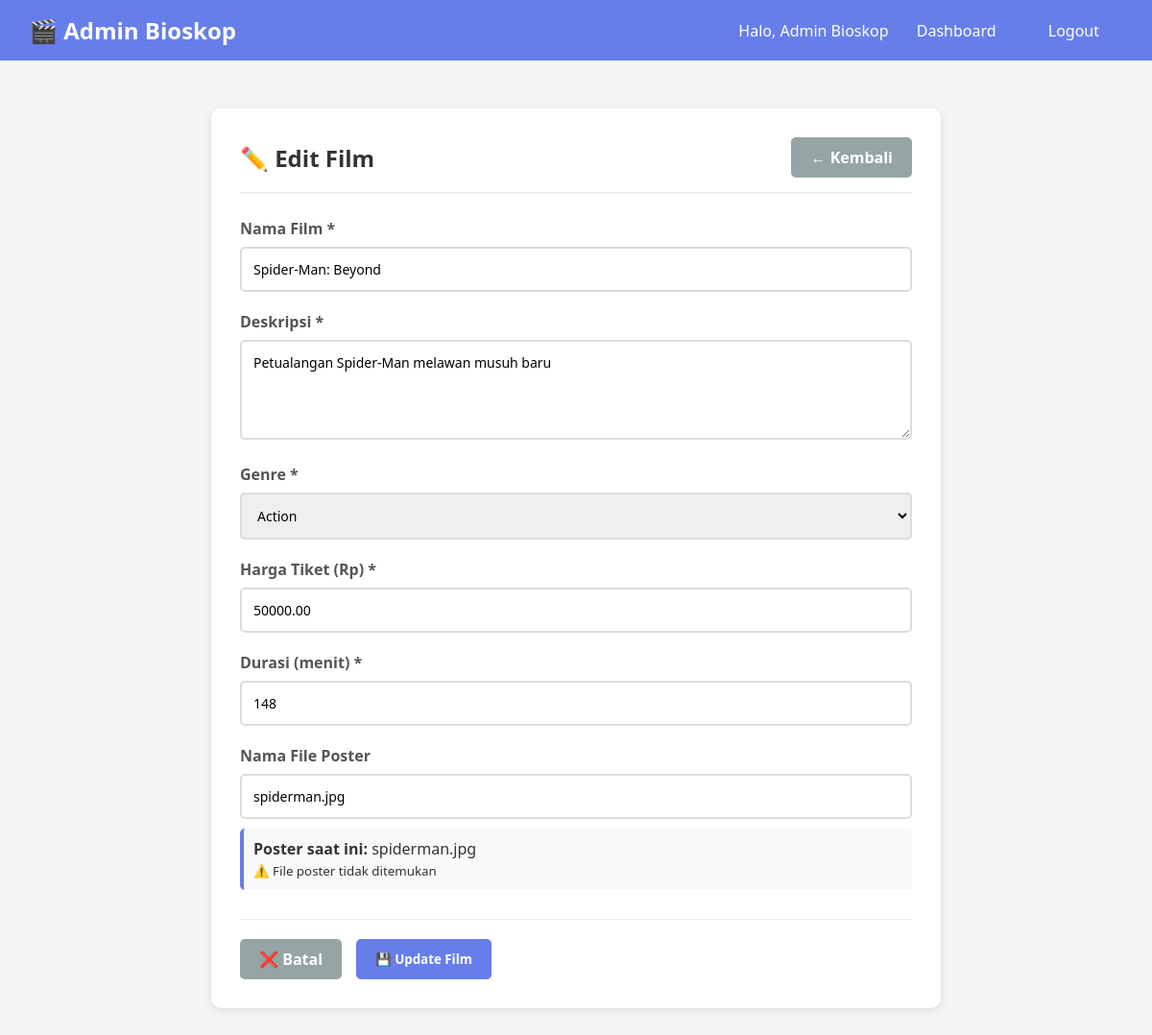
The app's page /admin1/edit_film.php?id=1 (signed in) with its own data.
### tables this page shows
CREATE TABLE film (
    id_film INT PRIMARY KEY AUTO_INCREMENT,
    poster VARCHAR(255),
    nama VARCHAR(100) NOT NULL,
    deskripsi TEXT,
    genre VARCHAR(50),
    jadwal_tayang VARCHAR(50),
    harga DECIMAL(10,2),
    durasi INT
);

### admin1/edit_film.php (the view, shortened to what this page needs)
<?php
require_once '../config.php';
$id = $_GET['id'];
$stmt = $pdo->prepare("SELECT * FROM film WHERE id_film = ?");
$stmt->execute([$id]);
$film = $stmt->fetch(PDO::FETCH_ASSOC);
?>
<!DOCTYPE html>
<html lang="id">
<head>
</head>
<body>
    <div class="navbar">
        <h2>🎬 Admin Bioskop</h2>
        <div class="nav-links">
            <span>Halo, <?= $_SESSION['admin_nama'] ?></span>
            <a href="index.php">Dashboard</a>
            <a href="logout.php">Logout</a>
        </div>
    </div>
    <div class="container">
        <div class="card">
            <div class="card-header">
                <div class="card-title">✏️ Edit Film</div>
                <a href="index.php" class="btn btn-secondary">← Kembali</a>
            </div>
            <form method="POST">
                <div class="form-group">
                    <label>Nama Film *</label>
                    <input type="text" name="nama" value="<?= htmlspecialchars($film['nama']) ?>" required>
                </div>
                <div class="form-group">
                    <label>Deskripsi *</label>
                    <textarea name="deskripsi" rows="4" required><?= htmlspecialchars($film['deskripsi']) ?></textarea>
                </div>
                <div class="form-group">
                    <label>Genre *</label>
                    <select name="genre" required>
                        <option value="Action" <?= $film['genre']=='Action'?'selected':'' ?>>Action</option>
                    </select>
                </div>
                <div class="form-group">
                    <label>Harga Tiket (Rp) *</label>
                    <input type="number" name="harga" value="<?= $film['harga'] ?>" required>
                </div>
                <div class="form-group">
                    <label>Durasi (menit) *</label>
                    <input type="number" name="durasi" value="<?= $film['durasi'] ?>" required>
                </div>
                <div class="form-group">
                    <label>Nama File Poster</label>
                    <input type="text" name="poster" value="<?= htmlspecialchars($film['poster']) ?>" placeholder="contoh: avengers.jpg">
                    <?php if (!empty($film['poster'])): ?>
                        <div class="current-poster">
                            <strong>Poster saat ini:</strong> <?= htmlspecialchars($film['poster']) ?>
                            <?php if(file_exists('../uploads/' . $film['poster'])): ?>
                                <br><small>✅ File poster ditemukan di folder uploads</small>
                            <?php else: ?>
                                <br><small>⚠️ File poster tidak ditemukan</small>
                            <?php endif; ?>
                        </div>
                    <?php endif; ?>
                </div>
                <div class="form-actions">
                    <a href="index.php" class="btn btn-secondary">❌ Batal</a>
                    <button type="submit" class="btn btn-primary">💾 Update Film</button>
                </div>
            </form>
        </div>
    </div>
</body>
</html>

### admin1/edit_film.php (style rules this page uses)
* { margin: 0; padding: 0; box-sizing: border-box; font-family: 'Segoe UI', Tahoma, Geneva, Verdana, sans-serif; }
body { background: #f5f5f5; color: #333; }
.navbar { background: #667eea; color: white; padding: 15px 30px; display: flex; justify-content: space-between; align-items: center; }
.navbar h2 { margin: 0; }
.nav-links a { color: white; text-decoration: none; margin: 0 10px; padding: 8px 15px; border-radius: 5px; }
.container { max-width: 800px; margin: 30px auto; padding: 20px; }
.card { background: white; border-radius: 10px; padding: 30px; box-shadow: 0 2px 10px rgba(0,0,0,0.1); }
.card-header { display: flex; justify-content: space-between; align-items: center; margin-bottom: 25px; padding-bottom: 15px; border-bottom: 2px solid #f0f0f0; }
.card-title { font-size: 24px; font-weight: bold; color: #333; }
.btn { padding: 10px 20px; border: none; border-radius: 5px; cursor: pointer; font-weight: bold; text-decoration: none; display: inline-block; text-align: center; transition: all 0.3s; }
.btn-primary { background: #667eea; color: white; }
.btn-secondary { background: #95a5a6; color: white; }
.form-group { margin-bottom: 20px; }
label { display: block; margin-bottom: 8px; font-weight: bold; color: #555; }
input, textarea, select { width: 100%; padding: 12px; border: 2px solid #ddd; border-radius: 5px; font-size: 14px; box-sizing: border-box; }
.form-actions { display: flex; gap: 15px; margin-top: 30px; padding-top: 20px; border-top: 1px solid #eee; }
.current-poster { margin-top: 10px; padding: 10px; background: #f8f9fa; border-radius: 5px; border-left: 4px solid #667eea; }

### records on screen
film: nama "Spider-Man: Beyond", deskripsi "Petualangan Spider-Man melawan musuh baru", genre "Action", harga "50000.00", durasi "148", poster "spiderman.jpg"

### other values on screen
$_SESSION['admin_nama'] "Admin Bioskop"
